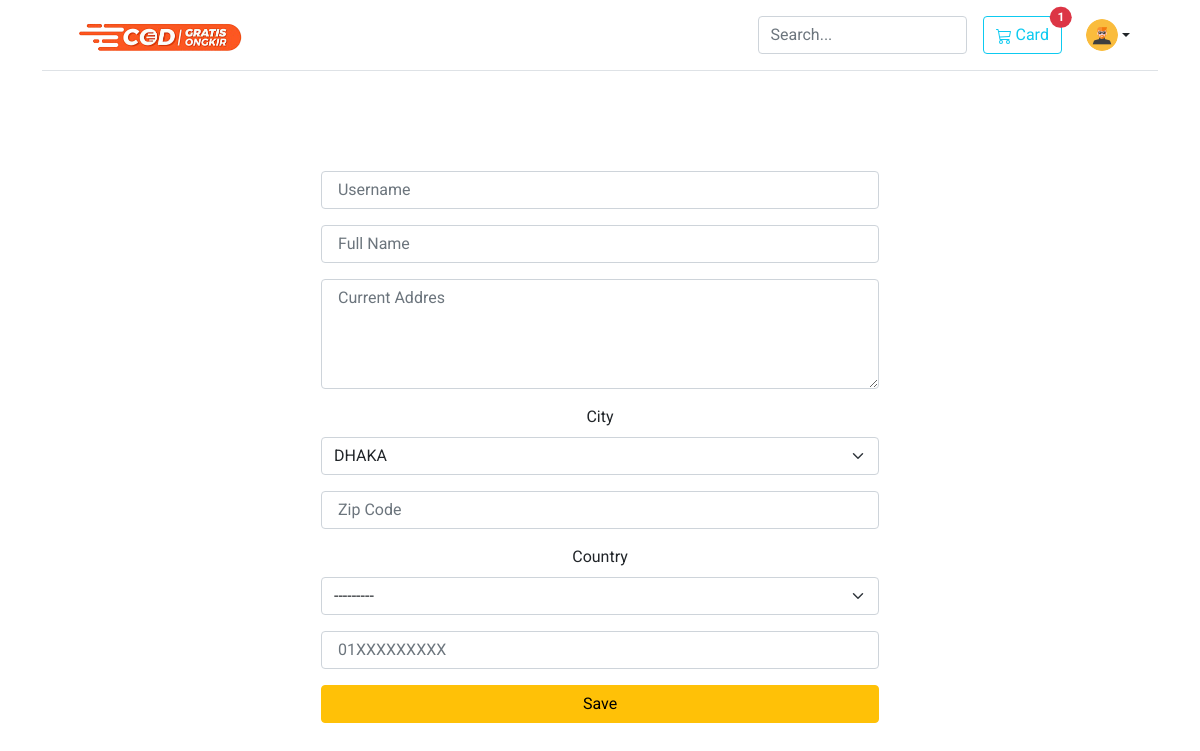
The page /accound/user-change-profile/ (signed in) on the database as committed earlier.
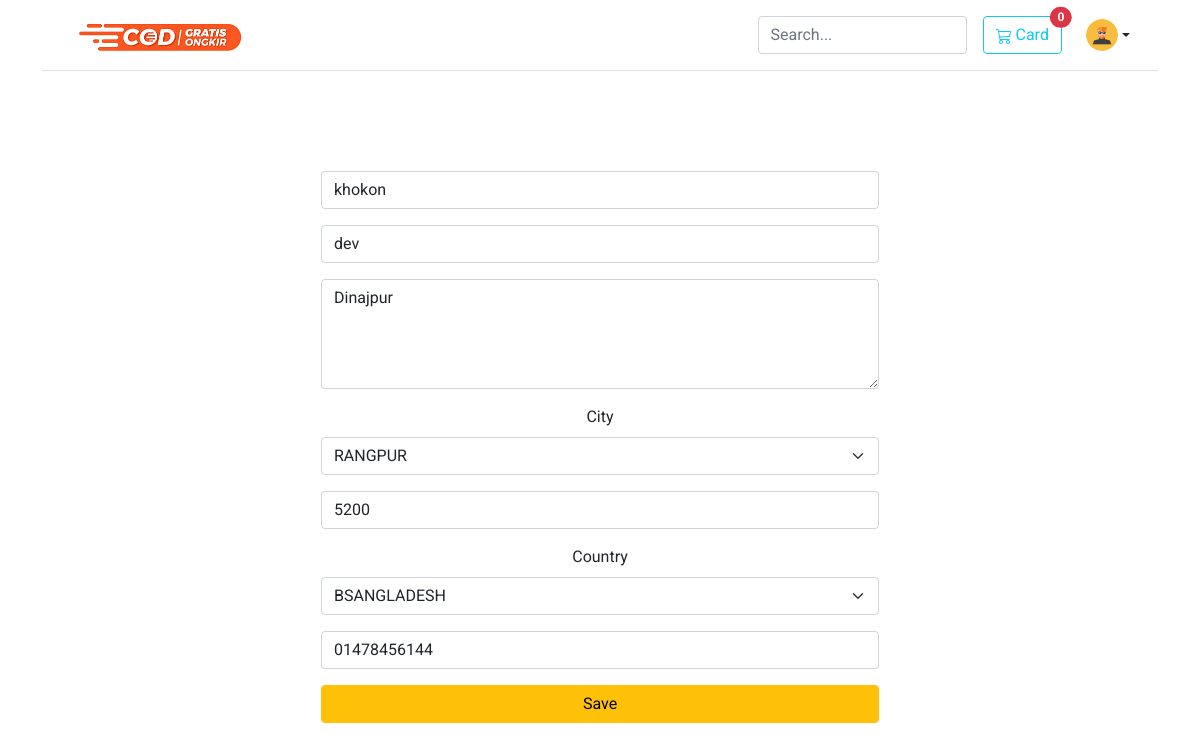
The same page on the database as committed later.
### User_App/models.py (models this page shows, shortened)
class User (AbstractBaseUser,PermissionsMixin):
    email = models.EmailField(unique=True,null=False)
    is_staff = models.BooleanField(
        ugettext_lazy('staff status'),
        default=False,
        help_text=ugettext_lazy('Designates whether the user can log in this site')
    )
    is_active = models.BooleanField(
        ugettext_lazy('active'),
        default=True,
        help_text=ugettext_lazy('Designates whether this user should be treated as active. Unselect this instead of deleting accounts')
    )
    USERNAME_FIELD = 'email'
    objects = MyUserManager()
    def __str__(self):
        return self.email

class Profile(models.Model):
    user = models.OneToOneField(User, on_delete=CASCADE , related_name='profile')
    username = models.CharField(max_length=264, blank=True, null=True)
    full_name = models.CharField(max_length=264, blank=True, null=True)
    address_1 = models.TextField(max_length=300,blank=True, null=True)
    class cityname(models.TextChoices):
        DHAKA = 'DHAKA', _('DHAKA')
        RANGPUR = 'RANGPUR', _('RANGPUR')
        RAJSHIE = 'RAJSHIE', _('RAJSHIE')
        KULNA = 'KULNA', _('KULNA')
        BORISAL = 'BORISAL', _('BORISAL')
    city = models.CharField(
        max_length=60,
        choices=cityname.choices,
        default=cityname.DHAKA,
        blank=True, null=True
    )
    zipcode = models.CharField(max_length=8,blank=True, null=True)
    COUNTRY_NAME = (
        ('BSANGLADESH','BSANGLADESH'),
        ('INDA','INDA'),
    )
    country = models.CharField(max_length=60, choices=COUNTRY_NAME, blank=True, null=True)
    phone = models.CharField(max_length=12,blank=True, null=True)
    date_joined = models.DateTimeField(auto_now_add=True)

### User_Order/models.py (models this page shows, shortened)
class Oreder(models.Model):
    orderitems = models.ManyToManyField(Cart)
    user = models.ForeignKey(settings.AUTH_USER_MODEL, on_delete=models.CASCADE,related_name='order' )
    ordered = models.BooleanField(default=False)
    created_date = models.DateTimeField(auto_now_add=True)
    paymentId = models.CharField(max_length=264,blank=True,null=True)
    orderId = models.CharField(max_length=200,blank=True, null=True)

### User_App/views.py (the view, shortened to what this page needs)
# urls.py: path('user-change-profile/',views.User_Ch_Profile, name='user_ch_pro'),
@login_required()
def User_Ch_Profile(request):
    current_user_profile = Profile.objects.get( user = request.user)
    form = ProfileForm(instance=current_user_profile)
    return render(request,'User_App/change_profile.html',{'form':form})

### User_App/froms.py (shortened to what this page needs)
class ProfileForm(ModelForm):
    username = forms.CharField( label='', widget=forms.TextInput(attrs={
        'placeholder': ' Username'
    }))
    full_name = forms.CharField( label='', widget=forms.TextInput(attrs={
        'placeholder': ' Full Name'
    }))
    address_1 = forms.CharField( label='', widget=forms.Textarea(attrs={
        'placeholder': ' Current Addres',
        'rows': '4px'
    }))
    zipcode = forms.CharField( label='', required=False, widget=forms.TextInput(attrs={
        'placeholder': ' Zip Code'
    }))
    phone = forms.CharField(label='', widget=forms.TextInput(attrs={
        'placeholder': ' 01XXXXXXXXX',
        'maxlength':"11",'size':'11',
        'type':'number',
        'oninput':"javascript: if (this.value.length > this.maxLength) this.value = this.value.slice(0, this.maxLength);"
    }))
    class Meta:
        model = Profile
        exclude = ('user',)

### User_Order/templatetags/card_tag.py (called while the page is built)
@register.filter
def cart_total(user):
    order = Oreder.objects.filter(user=user, ordered=False)
    if order.exists():
        return order[0].orderitems.count()
    else:
        return 0

### User_App/templates/User_App/change_profile.html (shortened to what this page needs)
{% extends "base.html" %}
{% load crispy_forms_tags %}
{% block body_block %}
  <div class="form_box">
      <form class="form" method="POST">
            {{form|crispy}}
            <input class="btn btn-warning width-100" type="submit" value="Save">
      </form>
  </div>
{% endblock body_block %}

### templates/navebar.html (shortened to what this page needs)
 {% load static %}
{% load card_tag %}
<header class="p-3 mb-3 border-bottom">
    <div class="container">
      <div class="d-flex flex-wrap align-items-center justify-content-center justify-content-lg-start">
        <a href="/" class="d-flex align-items-center mb-2 mb-lg-0 text-dark text-decoration-none">
          <img class="logo" src="{% static 'img/logo.png' %}" alt="">
        </a>
        <form class="col-12 col-lg-auto mb-3 mb-lg-0 me-lg-3">
          <input type="search" name="search" class="form-control" placeholder="Search..." aria-label="Search">
        </form>
          {% if request.user.is_authenticated %}
          <a  href='{% url "card" %}' type="button" class="btn btn-outline-info  me-4 position-relative">
             Card
            <span class="position-absolute top-0 start-100 translate-middle badge rounded-pill bg-danger">
              {{request.user | cart_total}}
            </span>
          </a>
            <div class="dropdown">
              <a href="#" class="d-flex align-items-center col-lg-4 mb-2 mb-lg-0 link-dark text-decoration-none dropdown-toggle" id="dropdownNavLink" data-bs-toggle="dropdown" aria-expanded="false">
                <img src="{% static 'img/man.png' %}" alt="mdo" width="32" height="32" class="rounded-circle">
              </a>
            </div>
        {% else %}
        <div class="text-end">
            <a href='{% url "login" %}' type="button" class="btn btn-outline-primary  me-2">Login</a>
            <a href='{% url "sign_up" %}' type="button" class="btn btn-warning">Sign-up</a>
          </div>
        {% endif %}
    </div>
  </header>

Rows that differ between the two databases and show on the page:
changed User: user|cart_total "1" → "0"
changed Profile: username (not shown) → "khokon"; full_name (not shown) → "dev"; address_1 (not shown) → "Dinajpur"; city "DHAKA" → "RANGPUR"; zipcode (not shown) → "5200"; country "---------" → "BSANGLADESH"; phone (not shown) → "01478456144"
